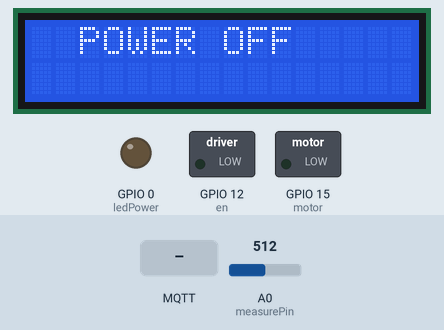
This sketch was run on a simulated ESP8266 (NodeMCU). Parts: 16×2 character LCD, switched loads named in the sketch (green lamp = pin HIGH), output pins drawn as LEDs (lit = HIGH). The inputs (shaded band) are chosen by the test bench; at power-on: A0 (measurePin) = 512. WiFi joins after 1.5 s; servers stay silent unless stated; no MQTT or app messages arrive unless stated; what the sketch prints to the serial monitor is not drawn.

Above: at 2.7 s.
2.8 s: MQTT message "on" arrives on the first subscribed topic
At 4.4 s:
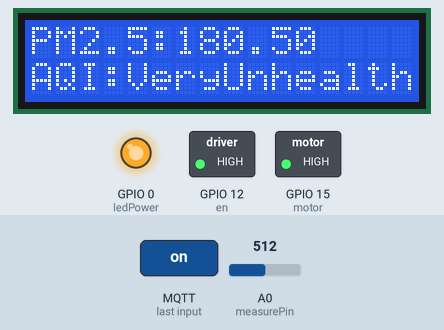
5.1 s: A0 (measurePin) set to 240
At 6.6 s:
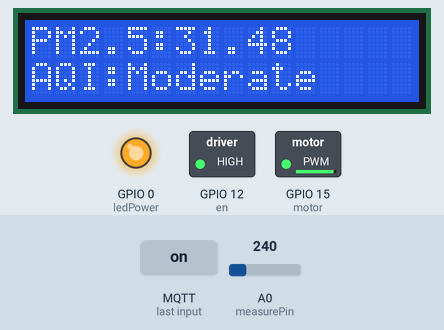
7.2 s: A0 (measurePin) set to 140
At 8.4 s:
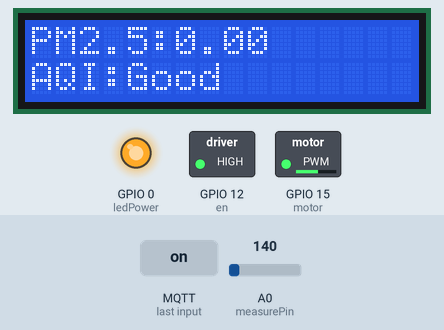
9.3 s: A0 (measurePin) set to 260
At 10.4 s:
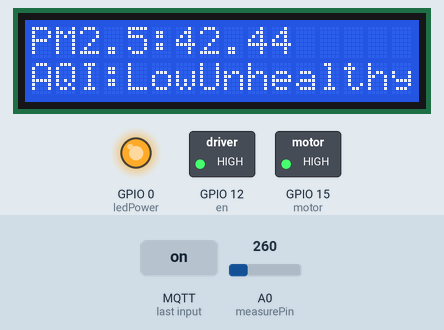
11.4 s: A0 (measurePin) set to 306
At 12.7 s:
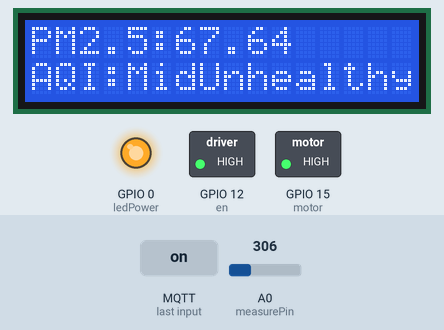
13.5 s: A0 (measurePin) set to 716
At 15.0 s:
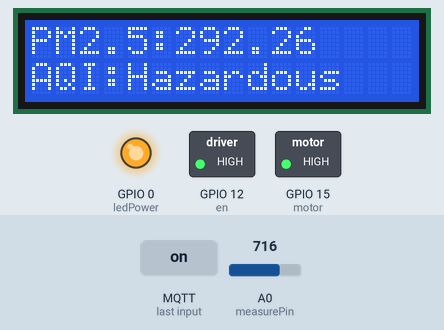
Timing chart, 0 to 16.5 s (numbered marks = the images above; inputs shaded):
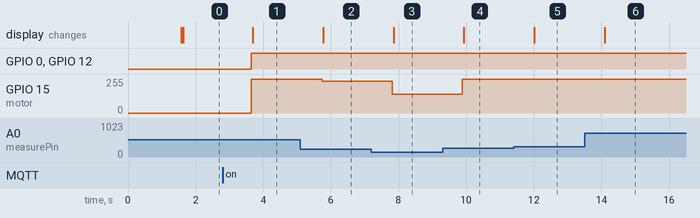

The sketch:

capstone_iot.ino
```cpp
#include <ESP8266WIFI.h>
#include <PubSubClient.h>
#include <LiquidCrystal_I2C.h>
#include <TridentTD_LineNotify.h>

#define LINE_TOKEN "OwUl3VQexfCSAKxAmF5WL6KFYkNSEOmxoiDIzmMMZKP"

LiquidCrystal_I2C lcd(0x27, 16, 2);   //Module IIC/I2C Interface บางรุ่นอาจจะใช้ 0x3f

const char* ssid = "true_home2G_754";
const char* password = "QF9BNRR7";
const char* mqtt_server = "broker.netpie.io";
const int mqtt_port = 1883;
const char* mqtt_Client = "a806ceb3-261a-4431-8511-174ea292fce0";  /// Client_ID
const char* mqtt_username = "wedbQC1BCiKL3izJoYET19A6MHMVLhnJ" ;  //Token
const char* mqtt_password =  ")#j$PUm2slpE#oBbc7OhnKcUe0AVGOeT"; //Secret
WiFiClient espClient;
PubSubClient client(espClient);

int measurePin = A0;
int v_speed = 0;    //Pin LED
const int motor = 15,en = 12,ledPower = 0; /// 15 D8, 12 D6, 0 D3;

bool power_on = false, loop_check = true;

char msg[100];

int samplingTime = 280;
int deltaTime = 40;
int sleepTime = 9680;
int i=0,AQI=0;

float voMeasured = 0,Vo = 0,vp_speed =0;
float calcVoltage = 0;
float dustDensity = 0;

// char *aqi_text[] = {"Good","Moderate","LowUnhealthy","MidUnhealthy","VeryUnhealthy","Hazardous"};

void reconnect() {
  while (!client.connected()) {
    Serial.print("Attempting MQTT connection…");
    if (client.connect(mqtt_Client, mqtt_username, mqtt_password)) {
      Serial.println("connected");
      client.subscribe("@msg/ToggleStatus");
    }
    else {
      Serial.print("failed, rc=");
      Serial.print(client.state());
      Serial.println("try again in 1 seconds");
      delay(1000);
    }
  }
}

void callback(char* topic,byte* payload, unsigned int length) {
  Serial.print("Message arrived [");
  Serial.print(topic);
  Serial.print("]: ");
  String msgs;
  for (int i = 0; i < length; i++) {
    msgs = msgs + (char)payload[i];
  }
   Serial.println(msgs);
  if (String(topic) == "@msg/ToggleStatus") {
    if (msgs == "on"){
      power_on = true;
    }
    else if (msgs == "off") {
      power_on = false;
    }
  }
}

void setup() {
  //Serial.begin(9600);
  pinMode(ledPower, OUTPUT);
  pinMode(measurePin,INPUT);
  pinMode(motor,OUTPUT);
  pinMode(en,OUTPUT);
  LINE.setToken(LINE_TOKEN);
  Serial.begin(115200);
  Serial.println();
  Serial.print("Connecting to ");
  Serial.println(ssid);
  WiFi.begin(ssid, password);
  while (WiFi.status() != WL_CONNECTED) {
    delay(500);
    Serial.print(".");
  }
  Serial.println("");
  Serial.println("WiFi connected");
  Serial.println("IP address: ");
  Serial.println(WiFi.localIP());
  client.setServer(mqtt_server, mqtt_port);
  client.setCallback(callback);
  init_LCD();
}
void init_LCD()
{
  lcd.init();
  lcd.backlight();
  lcd.clear();
  lcd.home();
}

void loop() {

  if (!client.connected()) {
    reconnect();
  }
  client.loop();

  if(power_on == true)
  {
  digitalWrite(ledPower, LOW); // power on the LED
  delayMicroseconds(samplingTime);

  voMeasured = analogRead(measurePin); // read the dust value
  vp_speed = map(voMeasured,0,1024,0,100);
  digitalWrite(en,HIGH);
  analogWrite(motor,voMeasured);

  delayMicroseconds(deltaTime);
  digitalWrite(ledPower, HIGH); // turn the LED off
  delayMicroseconds(sleepTime);

  // 0 - 3.3V mapped to 0 - 1023 integer values
  // recover voltage
  calcVoltage = voMeasured * (3.3 / 1024);

  // linear eqaution taken from http://www.howmuchsnow.com/arduino/airquality/
  // Chris Nafis (c) 2012
  dustDensity = (0.17 * calcVoltage) - 0.1;

  Serial.print("Raw Signal Value (0-1023): ");
  Serial.print(voMeasured);

  Serial.print(" - Voltage: ");
  Serial.print(calcVoltage);

  if (dustDensity <= 0.00) {
    dustDensity = 0.00;
  }

  dustDensity = (dustDensity * 1000);
  Serial.print(" - Dust Density: ");
  Serial.print(dustDensity);
  Serial.println(" µg/m³");

  String data = "{\"data\": {\"dustDensity\":" + String(dustDensity) + ", \"speed\":" + String(vp_speed) + ", \"AQI\":" + String(AQI) + "}}";
  data.toCharArray(msg, (data.length() + 1));
  client.publish("@shadow/data/update", msg);

    lcd.clear();
    lcd.setCursor(0,0);
    lcd.print("PM2.5: ");
    lcd.setCursor(6,0);
    //lcd.print(voMeasured);
    lcd.print(dustDensity);
    if(dustDensity<12)
    {
      lcd.setCursor(0,1);
      lcd.print("AQI:Good");
      AQI = map(dustDensity,0,12,0,50);
     // client.publish("@msg/AQI","Good");

      //client.publish("@shadow/data/update", "{\"data\" : {\"AQI\" : \"Good\"}}");
      //i=0;
    }
    if(dustDensity<35 & dustDensity>11)
    {
      lcd.setCursor(0,1);
      lcd.print("AQI:Moderate");
      AQI = map(dustDensity,12,35,51,100);
      //client.publish("@shadow/data/update", "{\"data\" : {\"AQI\" : \"Moderate\"}}");
      //i=1;
    }
    if(dustDensity<55 & dustDensity>34)
    {
      lcd.setCursor(0,1);
      lcd.print("AQI:LowUnhealthy");
      AQI = map(dustDensity,33,55,101,150);
      //client.publish("@shadow/data/update", "{\"data\" : {\"AQI\" : \"LowUnhealthy\"}}");
      //i=2;
    }
    if(dustDensity<150 & dustDensity>54)
    {
      lcd.setCursor(0,1);
      lcd.print("AQI:MidUnhealthy");
      AQI = map(dustDensity,55,150,151,200);
      //client.publish("@shadow/data/update", "{\"data\" : {\"AQI\" : \"MidUnhealthy\"}}");
      //i=3;
    }
    if(dustDensity<250 & dustDensity>149)
    {
      lcd.setCursor(0,1);
      lcd.print("AQI:VeryUnhealthy");
      AQI = map(dustDensity,150,250,201,300);
      //client.publish("@shadow/data/update", "{\"data\" : {\"AQI\" : \"VeryUnhealthy\"}}");
      //i=4;
    }
    if(dustDensity>249)
    {
      lcd.setCursor(0,1);
      lcd.print("AQI:Hazardous");
      AQI = dustDensity-63;
      //client.publish("@msg/AQI","Hazardous");
      //i=5;
    }

    if(AQI >= 100 && loop_check == true)
    {
       LINE.notify("Get the fuck out of here. Dust Density is fucking High.");
       loop_check = false;
    }
    if(AQI <= 100 && loop_check == false)
    {
       LINE.notify("Come back please my love. I miss you Dust Density is low now");
       loop_check = true;
    }
    delay(1000);
  }

   if(power_on == false)
  {
    client.loop();
    dustDensity = 0;
    AQI = 0;
    vp_speed = 0;
    analogWrite(motor,vp_speed);
    lcd.clear();
    lcd.setCursor(2,0);
    lcd.print("POWER OFF");
    String data = "{\"data\": {\"dustDensity\":" + String(dustDensity) + ", \"speed\":" + String(vp_speed) + ", \"AQI\":" + String(AQI) + "}}";
    data.toCharArray(msg, (data.length() + 1));
    client.publish("@shadow/data/update", msg);
    delay(1000);
  }
 }
```

Measured:
- after the input at 2.8 s, GPIO 0 (ledPower), GPIO 12 (en): LOW → HIGH after 0.85 s; GPIO 15 (motor): 0/255 → 255/255 after 0.85 s; the display: changes after 0.89 s (image 1)
- after the input at 5.1 s, GPIO 15 (motor): 255/255 → 240/255 after 0.64 s; the display: changes after 0.68 s (image 2)
- after the input at 7.2 s, GPIO 15 (motor): 240/255 → 140/255 after 0.62 s; the display: changes after 0.65 s (image 3)
- after the input at 9.3 s, GPIO 15 (motor): 140/255 → 255/255 after 0.59 s; the display: changes after 0.63 s (image 4)
- after the input at 11.4 s, the display: changes after 0.62 s (image 5)
- after the input at 13.5 s, the display: changes after 0.60 s (image 6)
